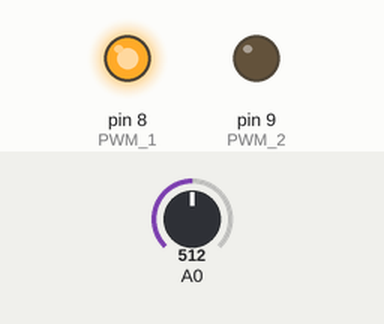
Simulated run of this sketch. Board: Arduino Uno, built with avr-gcc and run on an emulated ATmega328P. Parts: output pins drawn as LEDs (lit = HIGH). Inputs (shaded band) come from the test bench; at power-on: A0 = 512.

Above: at 0.1 s.
Timing chart, 0 to 1.6 s (numbered marks = the images above):
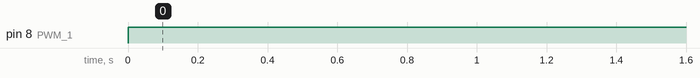

Measured:
- by itself, pin 8 (PWM_1): LOW → HIGH at 0.00 s

The sketch:

PIDTrial.ino
```cpp
#include <PID_v1.h>
//Define Variables we'll be connecting to
double Input, Output1, Output2, Input1, Input2;
double Setpoint1 = 60;
double Setpoint2 = 0;
volatile double encoder0Pos = 0;
volatile double encoder1Pos = 0;
//Specify the links and initial tuning parameters
PID myLeftPID(&Input1, &Output1, &Setpoint1, 16, 0.268, 1, DIRECT);
PID myRightPID(&Input2, &Output2, &Setpoint2, 2, 0.5, 4, DIRECT);

void setup()
{
  pinMode(8, OUTPUT);  //PWM 1
  pinMode(9, OUTPUT);  //PWM 2
  pinMode(18, INPUT);
  pinMode(19, INPUT);
  digitalWrite(18, HIGH);       // turn on pullup resistors
  digitalWrite(19, HIGH);       // turn on pullup resistors
  attachInterrupt(4, doEncoder0, RISING);  // encoder pin on interrupt 0 - pin 2
  attachInterrupt(5, doEncoder1, RISING);  // encoder pin on interrupt 0 - pin 2  Serial.begin (9600);
  Serial.println("start");                // a personal quirk
  //initialize the variables we're linked to
  Input = analogRead(0);
  //turn the PID on
  myLeftPID.SetMode(AUTOMATIC);
  myRightPID.SetMode(AUTOMATIC);
}

void loop()
{
  Input = analogRead(0);
  Input1 = encoder0Pos;
  Input2 = encoder1Pos;
  myLeftPID.Compute();
  myRightPID.Compute();
  analogWrite(8, Output1);
  analogWrite(9, Output2);
}

void doEncoder0() {
  encoder0Pos++;
  Serial.println (Input1, DEC); Serial.print("\t");
  Serial.println (Input2, DEC);
}
void doEncoder1() {
  encoder1Pos++;
}
```
